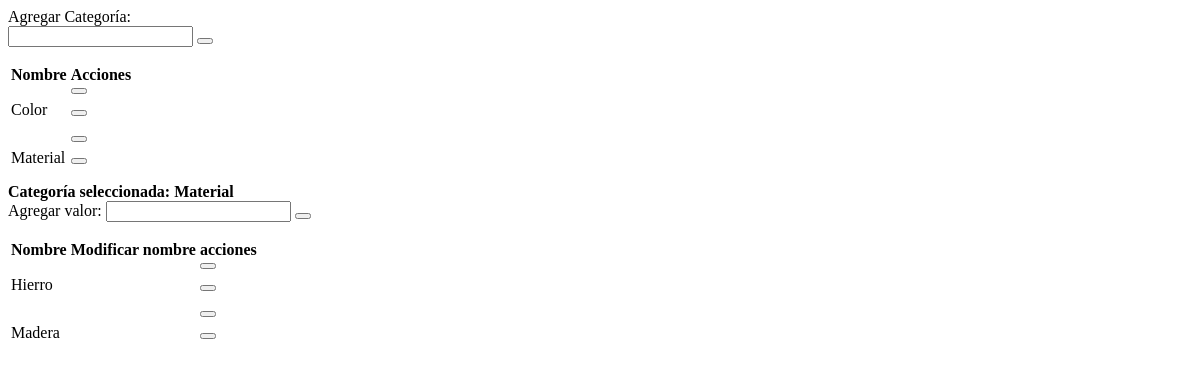
/articles_categories_values_update/1/1 (signed in), run on an earlier commit of the app's database.
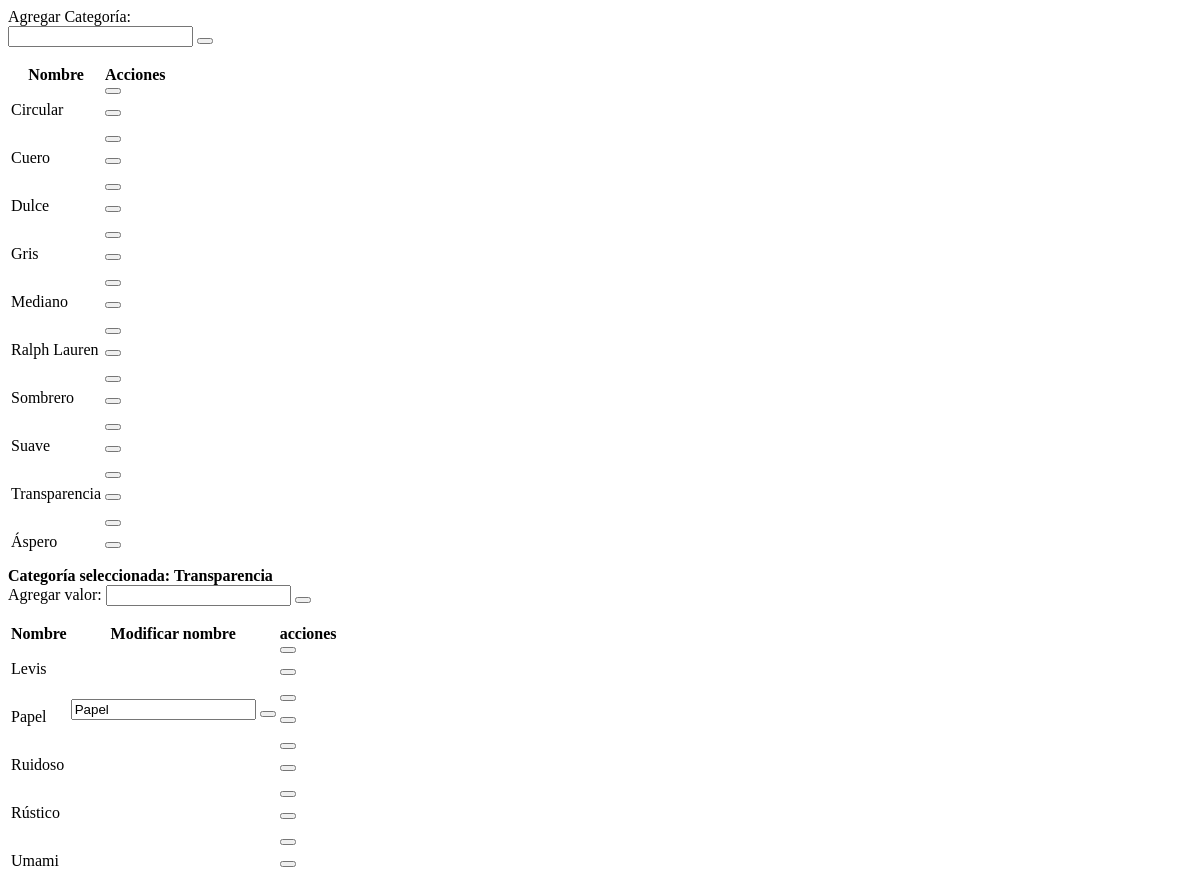
And on a later commit of the database.
### articles/models.py (models this page shows, shortened)
class Category(models.Model):
    name = models.CharField(max_length=100, unique=True)
    class Meta:
        verbose_name = 'Categoría'
        verbose_name_plural = 'Categorías'
        ordering = ['name']

class Value(models.Model):
    name = models.CharField(max_length=100)
    category_id = models.ForeignKey(Category,on_delete=models.CASCADE)
    class Meta:
        unique_together = ('name', 'category_id')
        verbose_name = 'Valor'
        verbose_name_plural = 'Valores'
        ordering = ['name']

### articles/views.py (the view)
# urls.py: path('articles_categories_values_update/<int:cat_id>/<int:val_id>', articles_views.articles_value_update, name="value_update"),
def articles_value_update(request, cat_id, val_id, art_id=None):
    context={}
    value_to_update = Value.objects.get(id = val_id)
    template = 'articles_category_value_section.html'
    if not string_is_empty(art_id):
        article_to_update = Article.objects.get(id = art_id)
        context['article_to_update'] = article_to_update
        context['articles_any'] = [article_to_update]
    category_to_update = Category.objects.get(id = cat_id)
    context['category_to_update'] = category_to_update
    context["categories"] = Category.objects.all()
    context['value_to_update'] = value_to_update
    context['values'] = Value.objects.filter(category_id = category_to_update)
    context["answer_title_values"] = f"Categoría seleccionada: {category_to_update.name}"
    context["name_value_edition"] = True
    return render_login_required(request, template, context)

### articles/utils.py (called while the page is built)
@login_required
def render_login_required(request, template: str,context: dict):
    return render(request, template, context)

def string_is_empty(s):
    print("Its empty name? --> checking...")
    return s is None or s.strip() == ''

### articles/templates/articles/htmx/articles_category_value_section.html (shortened to what this page needs)
<div id="articles_category_value_section">
    {% include 'categories_table.html' %}
</div>

### articles/templates/articles/partials/categories_table.html (shortened to what the changed rows need)
<div id="categories_table" class="overflow-x-auto">
    <div class="flex flex-col md:flex-row" class="md:flex md:justify-center">
        <div class="md:w-1/2 bg-gradient-to-tr from-amber-300 to-amber-100 rounded-md  border-2 p-4 m-8 shadow-slate-600 shadow-sm border-separate border-amber-100">
            {% if categories %}
                <table class="mx-auto table-auto font-mono text-red-900  shadow-slate-600 shadow-sm bg-amber-200 border-separate border-2 border-amber-100 rounded-md p-4 m-8">
                    <thead class="p-3 m-3">
                        <tr class="bg-amber-300">
                            <th>Nombre</th>
                            <th>Acciones</th>
                        </tr>
                    </thead>
                    <tbody class="bg-amber-100">
                    {% for category in categories %}
                        <tr>
                            <td>{{category.name}}</td>
                            <td class="flex justify-between">
                                {% if article_to_update %}
                                    <form hx-get="{% url 'category_update' external_link="False" cat_id=category.id art_id=article_to_update.id %}" hx-swap="outerHTML" hx-target="#articles_category_value_section" >
                                        <button ion-button icon-only type="submit">
                                            <ion-icon name="create-outline"
                                            class="text-amber-50 rounded-tl-lg rounded-br-lg bg-gradient-to-tr from-red-900 to-red-700 px-4 py-2 shadow-md shadow-slate-800 transition hover:-translate-y-0.5 duration-300 hover:shadow-xl hover:shadow-slate-400 cursor-pointer mr-2"
                                            ></ion-icon>
                                        </button>
                                    </form>
                                    <form hx-delete="{% url 'category_delete' cat_id=category.id art_id=article_to_update.id %}" hx-headers='{"X-CSRFToken": "{{ csrf_token }}"}' hx-swap="outerHTML" hx-target="#articles_category_value_section" hx-confirm="¿Está seguro de que desea eliminar la categoría: {{category.name}}?">
                                        <button type="submit" ion-button icon-only >
                                            <ion-icon name="trash-outline"
                                            class="text-amber-50 rounded-tl-lg rounded-br-lg bg-gradient-to-tr from-red-900 to-red-700 px-4 py-2 shadow-md shadow-slate-800 transition hover:-translate-y-0.5 duration-300 hover:shadow-xl hover:shadow-slate-400 cursor-pointer"
                                            ></ion-icon>
                                        </button>
                                    </form>
                                {% else %}
                                    <form hx-get="{% url 'category_update' external_link="False" cat_id=category.id  %}" hx-swap="outerHTML" hx-target="#articles_category_value_section" >
                                        <button ion-button icon-only type="submit">
                                        </button>
                                    </form>
                                    <form hx-delete="{% url 'category_delete' cat_id=category.id %}" hx-headers='{"X-CSRFToken": "{{ csrf_token }}"}' hx-swap="outerHTML" hx-target="#articles_category_value_section" hx-confirm="¿Está seguro de que desea eliminar la categoría: {{category.name}}?">
                                        <button type="submit" ion-button icon-only >
                                        </button>
                                    </form>
                                {% endif %}
                            </td>
                        </tr>
                    {% endfor %}
                    </tbody>
                </table>
            {% endif %}
        </div>
        <div class="md:w-1/2 bg-gradient-to-tr from-amber-300 to-amber-100 rounded-md  border-2 p-4 m-8 shadow-slate-600 shadow-sm border-separate border-amber-100">
            <div>
                <b value="category_to_update.id" class="text-center">{{answer_title_values}}</b>
            </div>
            {% if values %}
            <table class="mx-auto table-auto font-mono text-red-900  shadow-slate-600 shadow-sm bg-amber-200 border-separate border-2 border-amber-100 rounded-md p-4 m-8">
                <thead class="p-3 m-3">
                    <tr class="bg-amber-300">
                        <th>Nombre</th>
                        {% if name_value_edition %}
                        <th>Modificar nombre</th>
                        {% endif %}
                        <th>acciones</th>
                    </tr>
                </thead>
                <tbody class="bg-amber-100">
                    {% for value in values %}
                    <tr>
                        <td>{{value.name}}</td>
                        {% if name_value_edition %}
                            {% if value_to_update == value %}
                                <td>
                                    {% if article_to_update %}
                                        <form class="flex justify-between" hx-post="{% url 'value_update_name' val_id=value.id art_id=article_to_update.id %}" hx-headers='{"X-CSRFToken": "{{ csrf_token }}"}' hx-swap="outerHTML" hx-target="#articles_category_value_section" hx-include="[name='value_name_update']">
                                            <input class="w-full mr-2 bg-amber-50 rounded-sm px-2 mx-2" type="text" id="value_name_update" name="value_name_update" value="{{value.name}}">
                                            <button ion-button icon-only type="submit">
                                                <ion-icon name="save-outline"
                                                class="text-amber-50 rounded-tl-lg rounded-br-lg bg-gradient-to-tr from-red-900 to-red-700 px-4 py-2 shadow-md shadow-slate-800 transition hover:-translate-y-0.5 duration-300 hover:shadow-xl hover:shadow-slate-400 cursor-pointer mr-2"
                                                ></ion-icon>
                                            </button>
                                        </form>
                                    {% else %}
                                        <form class="flex justify-between" hx-post="{% url 'value_update_name' val_id=value.id %}" hx-headers='{"X-CSRFToken": "{{ csrf_token }}"}' hx-swap="outerHTML" hx-target="#articles_category_value_section" hx-include="[name='value_name_update']">
                                            <input class="w-full mr-2 bg-amber-50 rounded-sm px-2 mx-2" type="text" id="value_name_update" name="value_name_update" value="{{value.name}}">
                                            <button ion-button icon-only type="submit">
                                            </button>
                                        </form>
                                    {% endif %}
                                </td>
                            {% else %}
                                <td></td>
                            {% endif %}
                        {% endif %}
                        <td class="flex justify-between">
                            {% if article_to_update %}
                                <form hx-get="{% url 'value_update' cat_id=category_to_update.id val_id=value.id art_id=article_to_update.id %}" hx-swap="outerHTML" hx-target="#articles_category_value_section" >
                                    <button ion-button icon-only type="submit">
                                        <ion-icon name="create-outline"
                                        class="text-amber-50 rounded-tl-lg rounded-br-lg bg-gradient-to-tr from-red-900 to-red-700 px-4 py-2 shadow-md shadow-slate-800 transition hover:-translate-y-0.5 duration-300 hover:shadow-xl hover:shadow-slate-400 cursor-pointer mr-2"
                                        ></ion-icon>
                                    </button>
                                </form>
                                <form hx-delete="{% url 'value_delete' cat_id=category_to_update.id val_id=value.id art_id=article_to_update.id %}" hx-headers='{"X-CSRFToken": "{{ csrf_token }}"}' hx-swap="outerHTML" hx-target="#articles_category_value_section" hx-confirm="¿Está seguro de que desea eliminar el valor: {{value.name}}?">
                                    <button type="submit" ion-button icon-only >
                                        <ion-icon name="trash-outline"
                                        class="text-amber-50 rounded-tl-lg rounded-br-lg bg-gradient-to-tr from-red-900 to-red-700 px-4 py-2 shadow-md shadow-slate-800 transition hover:-translate-y-0.5 duration-300 hover:shadow-xl hover:shadow-slate-400 cursor-pointer"
                                        ></ion-icon>
                                    </button>
                                </form>
                            {% else %}
                                <form hx-get="{% url 'value_update' cat_id=category_to_update.id val_id=value.id %}" hx-swap="outerHTML" hx-target="#articles_category_value_section" >
                                    <button ion-button icon-only type="submit">
                                    </button>
                                </form>
                                <form hx-delete="{% url 'value_delete' cat_id=category_to_update.id val_id=value.id %}" hx-headers='{"X-CSRFToken": "{{ csrf_token }}"}' hx-swap="outerHTML" hx-target="#articles_category_value_section" hx-confirm="¿Está seguro de que desea eliminar el valor: {{value.name}}?">
                                    <button type="submit" ion-button icon-only >
                                    </button>
                                </form>
                            {% endif %}
                        </td>
                    </tr>
                    {% endfor %}
                </tbody>
            </table>
            {% endif %}
        </div>
    </div>
</div>

What changed in the data, as far as the page shows it:
added Category: name "Circular"
added Category: name "Cuero"
added Category: name "Dulce"
added Category: name "Gris"
added Category: name "Mediano"
added Category: name "Ralph Lauren"
added Category: name "Sombrero"
changed Category: name "Color" → "Suave"
changed Category: name "Material" → "Transparencia"
added Category: name "Áspero"
now on this page (row edited): Value: name "Levis"
now on this page (row edited): Value: name "Papel", value_name_update "Papel"
now on this page (row edited): Value: name "Ruidoso"
changed Value: name "Hierro" → "Rústico"
changed Value: name "Madera" → "Umami"
Also different on the page:
{{ answer_title_values }}: "Categoría seleccionada: Material" → "Categoría seleccionada: Transparencia"
